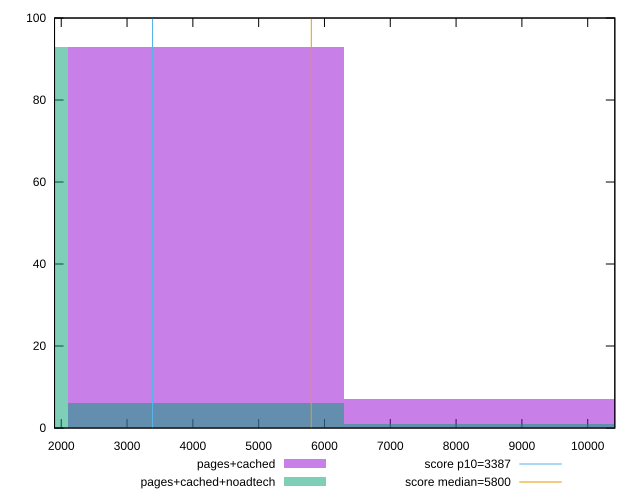

The gnuplot source for this figure:
reset

$pagesCached <<EOF
8395.362220208186 7
4197.681110104093 93
EOF

$pagesCachedNoadtech <<EOF
8395.362220208186 1
4197.681110104093 6
0 93
EOF

set key outside below
set boxwidth 4197.681110104093
set xrange [1898.2045000000003:10412.083229150821]
set yrange [0:100]
set trange [0:100]
set style fill transparent solid 0.5 noborder

set parametric
set terminal svg size 640, 500 enhanced background rgb 'white'
set output "report_00017_2021-02-10T15-08-03.406Z/speed-index/comparison/histogram/1_vs_2.svg"

plot $pagesCached title "pages+cached" with boxes, \
     $pagesCachedNoadtech title "pages+cached+noadtech" with boxes, \
     3387,t title "score p10=3387", \
     5800,t title "score median=5800"

reset
